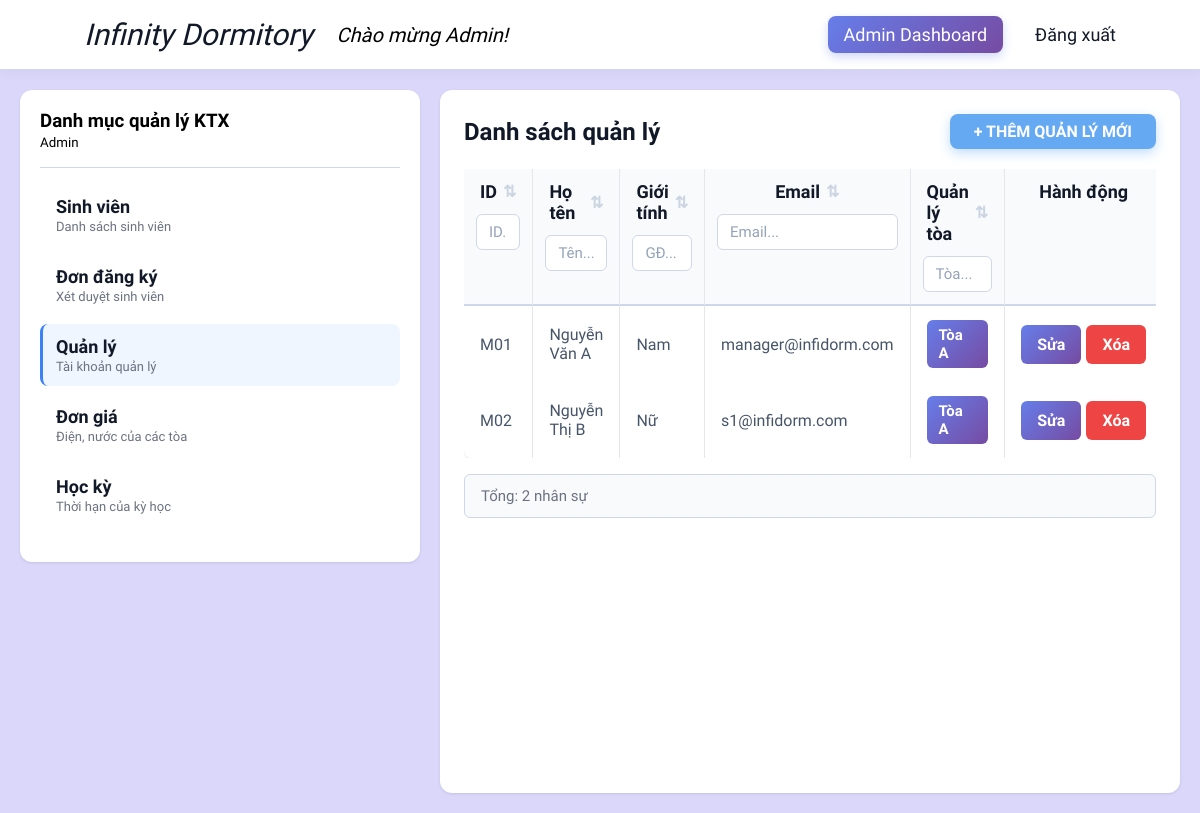
Screenshot of /admin/dashboard.php?tab=manager (signed in) with the database file from the repository.
### tables this page shows
CREATE TABLE MANAGER
(
    MNG_ID VARCHAR(20) PRIMARY KEY,
    MNG_NAME VARCHAR(100) NOT NULL,
    MNG_DOB DATETIME NOT NULL,
    MNG_GD VARCHAR(10),
    MNG_PHONE VARCHAR(20),
    MNG_ADR VARCHAR(200),
    MNG_IMG VARCHAR(255),
    MNG_BLOCK VARCHAR(10),
    USER_ID INT NOT NULL,
    FOREIGN KEY (USER_ID) REFERENCES USERS(USER_ID),
    FOREIGN KEY (MNG_BLOCK) REFERENCES BLOCK(BLOCK_ID)
);

CREATE TABLE USERS
(
    USER_ID INT AUTO_INCREMENT PRIMARY KEY,
    USER_ROLE ENUM('admin', 'manager', 'student') NOT NULL DEFAULT 'student',
    EMAIL VARCHAR(100) UNIQUE NOT NULL,
    PASS VARCHAR(255) NOT NULL,
    EMAIL_VERIFIED_AT DATETIME NULL,
    REMEMBER_TOKEN VARCHAR(255) NULL
);

### admin/views/managers.php (the view, shortened to what this page needs)
<?php
require_once __DIR__ . '/../../database_connection.php';
$managers = [];
$appError = null;
try {
    if ($conn) {
        mysqli_set_charset($conn, "utf8mb4");
        $sql = "
            SELECT
                M.MNG_ID,
                M.MNG_NAME,
                DATE_FORMAT(M.MNG_DOB, '%Y-%m-%d') AS MNG_DOB,
                M.MNG_GD,
                M.MNG_PHONE,
                M.MNG_ADR,
                M.MNG_BLOCK,
                B.BLOCK_ID,
                U.EMAIL AS MNG_EMAIL
            FROM MANAGER M
            LEFT JOIN BLOCK B ON M.MNG_BLOCK = B.BLOCK_ID
            LEFT JOIN USERS U ON M.USER_ID = U.USER_ID
            ORDER BY M.MNG_ID ASC
        ";
        $result = mysqli_query($conn, $sql);
        if ($result) {
            while ($row = mysqli_fetch_assoc($result)) {
                $managers[] = $row;
            }
        }
    }
} catch (Exception $e) {
    $appError = $e->getMessage();
}
?>
<div class="view-header">
  <h2>Danh sách quản lý</h2>
  <button id="btnAddManager" class="btn btn-action">
    + THÊM QUẢN LÝ MỚI
  </button>
</div>
<?php if ($appError): ?>
    <div class="alert alert-error">Lỗi: <?= htmlspecialchars($appError) ?></div>
<?php else: ?>
    <div class="student-table-wrapper">
        <table class="table student-table" id="managerTable">
            <thead>
                <tr>
                    <th style="width:80px">
                        <div class="th-content" data-col="0"><span>ID</span><span class="sort-icon">⇅</span></div>
                        <input class="col-search" data-col="0" placeholder="ID...">
                    </th>
                    <th>
                        <div class="th-content" data-col="1"><span>Họ tên</span><span class="sort-icon">⇅</span></div>
                        <input class="col-search" data-col="1" placeholder="Tên...">
                    </th>
                    <th style="width:200px">
                        <div class="th-content" data-col="2"><span>Giới tính</span><span class="sort-icon">⇅</span></div>
                        <input class="col-search" data-col="2" placeholder="GĐ...">
                    </th>
                    <th>
                        <div class="th-content" data-col="3"><span>Email</span><span class="sort-icon">⇅</span></div>
                        <input class="col-search" data-col="3" placeholder="Email...">
                    </th>
                    <th style="width:200px">
                        <div class="th-content" data-col="4"><span>Quản lý tòa</span><span class="sort-icon">⇅</span></div>
                        <input class="col-search" data-col="4" placeholder="Tòa...">
                    </th>
                    <th style="width:160px">
                        <div class="th-content no-sort">
                            <span>Hành động</span>
                        </div>
                    </th>
                </tr>
            </thead>
            <tbody>
                <?php foreach ($managers as $m): ?>
                <tr class="manager-row" data-id="<?= htmlspecialchars($m['MNG_ID']) ?>">
                    <td><?= htmlspecialchars($m['MNG_ID']) ?></td>
                    <td><?= htmlspecialchars($m['MNG_NAME']) ?></td>
                    <td><?= htmlspecialchars($m['MNG_GD']) ?></td>
                    <td><?= htmlspecialchars($m['MNG_EMAIL']) ?></td>
                    <td><span class="room-badge">Tòa <?= htmlspecialchars($m['MNG_BLOCK']) ?></span></td>
                    <td>
                        <div style="display:flex; gap:5px;">
                            <button class="btn btn-primary btn-sm btn-edit" data-id="<?= $m['MNG_ID'] ?>">Sửa</button>
                            <button class="btn btn-danger btn-sm btn-delete" data-id="<?= $m['MNG_ID'] ?>">Xóa</button>
                        </div>
                    </td>
                </tr>
                <?php endforeach; ?>
            </tbody>
        </table>
    </div>
    <div class="table-info">Tổng: <?= count($managers) ?> nhân sự</div>
<?php endif; ?>

### css/public.css (style rules this page uses)
:root { --cl: linear-gradient(135deg, #667eea 0%, #764ba2 100%); --hov: linear-gradient(135deg,rgba(77, 102, 214, 1) 0%, rgba(100, 52, 148, 1) 100%); --purple: #764ba2; --primary: #3b82f6; --primary-dark: #2563eb; --danger: #ef4444; --danger-dark: #991100; --success: #10b981; --bg-gray: #f7f9fc; --border: #ced8ea; --text: #111827; --text-muted: #6b7280; }
* { box-sizing: border-box; margin: 0; padding: 0; }
body { font-family: 'Google Sans', sans-serif; }
input { font-family: 'Google Sans'; }
.content-area h2 { font-weight: 700; margin-bottom: 20px; color: var(--text); }
.btn { font-family: 'Google Sans'; padding: 10px 16px; border: none; border-radius: 6px; font-size: 16px; font-weight: 600; cursor: pointer; transition: all 0.2s; color: white; background: var(--cl); }
.btn-danger { background: var(--danger); color: white; }
table { width: 100%; border-collapse: collapse; background: white; border-radius: 8px; box-shadow: 0 1px 3px rgba(0, 0, 0, 0.1); }
table th { background: #f9fafb; padding: 12px; text-align: left; font-weight: 600; font-size: 14px; color: var(--text); border-bottom: 2px solid var(--border); }

### admin/css/admin.css (style rules this page uses)
.student-table-wrapper { max-height: 70vh; overflow-y: auto; position: relative; }
.student-table thead th { position: sticky; top: 0; z-index: 100; background-color: #f8fafc; border-bottom: 2px solid var(--border); }
.student-table { border-collapse: separate; border-spacing: 0; }
.student-table th, .student-table td { border-right: 1px solid #e5e7eb; }
.student-table th:last-child, .student-table td:last-child { border-right: none; }
.student-table th { background: #f8fafc; padding: 0; border-bottom: 2px solid var(--border); vertical-align: top; }
.student-table th .th-content { display: flex; align-items: center; justify-content: center; padding: 12px 16px; cursor: pointer; user-select: none; transition: background 0.2s; font-weight: 600; font-size: 18px; color: var(--text); }
.student-table .sort-icon { color: #cbd5e1; font-size: 16px; margin-left: 6px; transition: color 0.2s; }
.student-table .col-search { width: calc(100% - 24px); margin: 0 12px 12px; padding: 8px 12px; border: 1px solid var(--border); border-radius: 6px; font-size: 15px; transition: all 0.2s; }
.student-table .col-search::placeholder { color: #94a3b8; }
.student-table tbody tr { border-bottom: 1px solid #f1f5f9; transition: background 0.15s; }
.student-table tbody td { padding: 14px 16px; color: #475569; font-size: 16px; }
.room-badge { display: inline-block; padding: 6px 12px; background: linear-gradient(135deg, #667eea 0%, #764ba2 100%); color: white; border-radius: 6px; font-weight: 600; font-size: 15px; }
.table-info { margin-top: 16px; padding: 12px 16px; background: #f8fafc; border-radius: 6px; color: var(--text-muted); font-size: 15px; border: 1px solid var(--border); }
button.btn-action { padding: 8px 24px; background: #64a9f2; color: white; font-size: 16px; font-weight: bold; border-radius: 8px; box-shadow: 0 4px 12px rgba(100, 169, 242, 0.4); border: none; }
.view-header { display: flex; justify-content: space-between; align-items: center; margin-bottom: 20px; }
.view-header h2 { margin: 0; }

### rows the page displays
manager: MNG_ID "M01", MNG_NAME "Nguyễn Văn A", MNG_GD "Nam", USER_ID.EMAIL "manager@infidorm.com", MNG_BLOCK "A"
manager: MNG_ID "M02", MNG_NAME "Nguyễn Thị B", MNG_GD "Nữ", USER_ID.EMAIL "s1@infidorm.com", MNG_BLOCK "A"

### other values shown
$_SESSION['name'] "Admin"
$item['title'] "Sinh viên"
$item['desc'] "Danh sách sinh viên"
$item['title'] "Đơn đăng ký"
$item['desc'] "Xét duyệt sinh viên"
$item['title'] "Quản lý"
$item['desc'] "Tài khoản quản lý"
$item['title'] "Đơn giá"
$item['desc'] "Điện, nước của các tòa"
$item['title'] "Học kỳ"
$item['desc'] "Thời hạn của kỳ học"
count($managers) "2"
